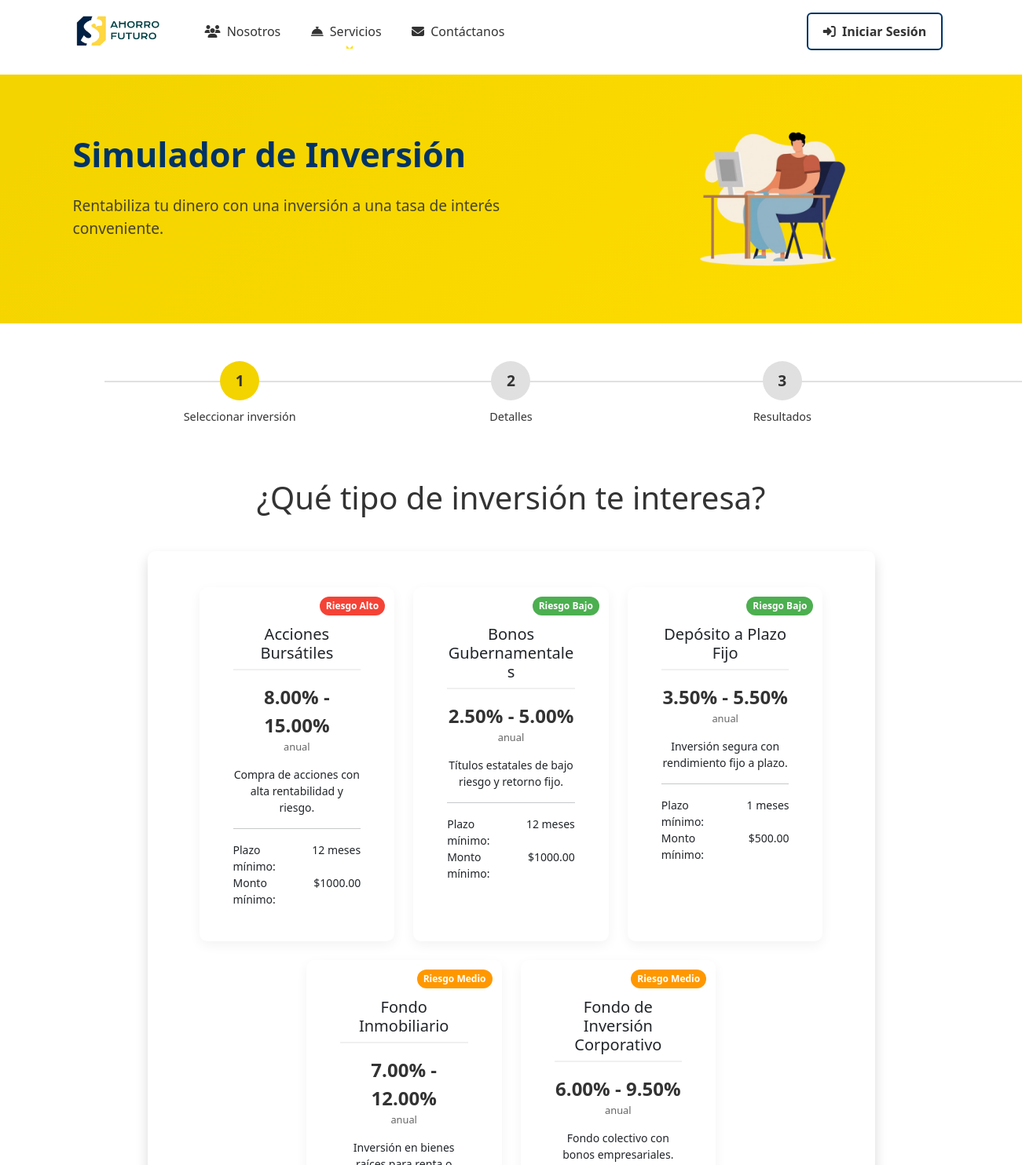
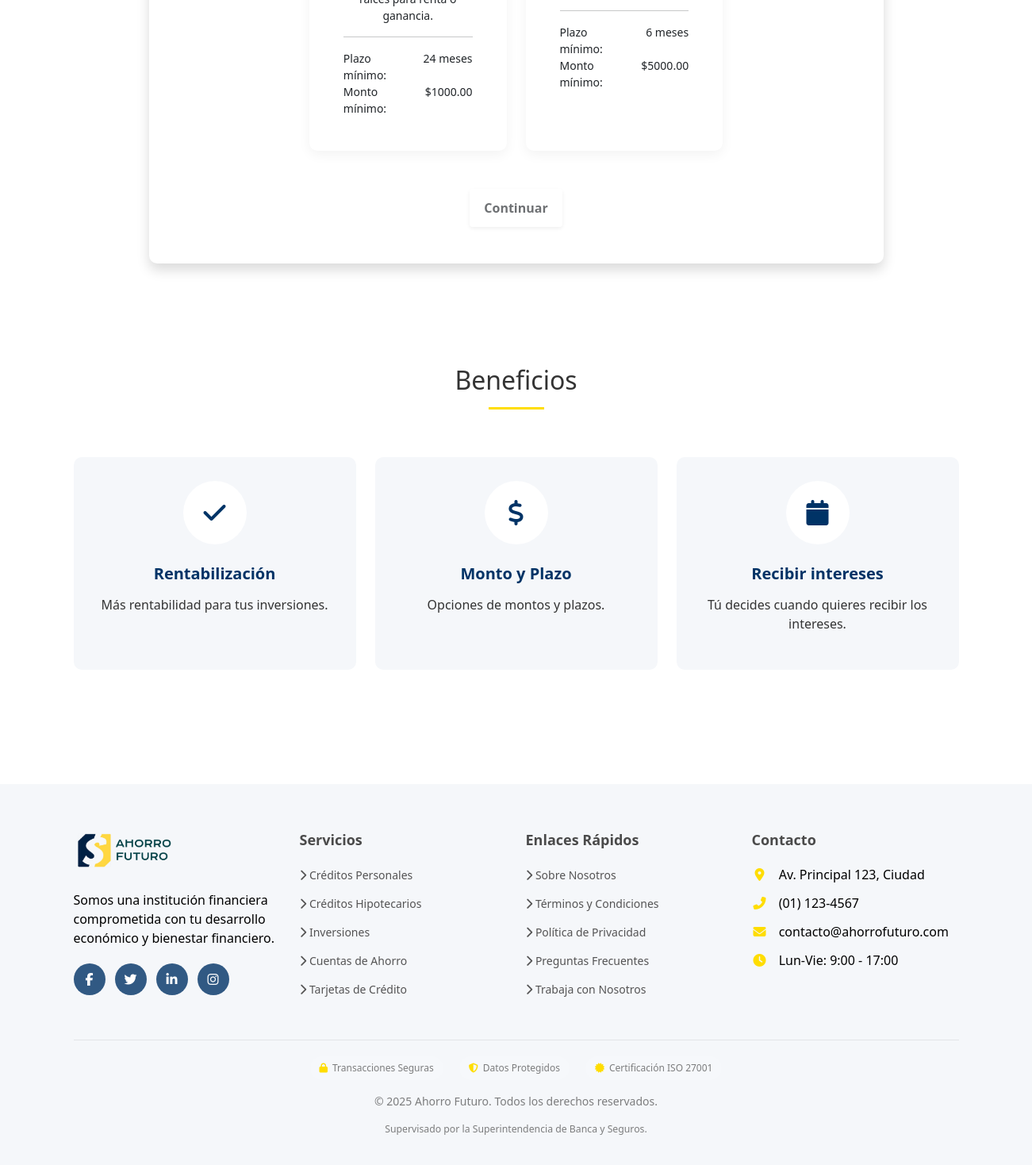
Screenshot of /inversiones/simulador-inversion/ with the database file from the repository (2 pictures, top to bottom).
### apps/inversiones/models.py (models this page shows, shortened)
class TipoInversion(models.Model):
    nombre = models.CharField(max_length=100)
    descripcion = models.TextField()
    rentabilidad_anual_minima = models.DecimalField(max_digits=5, decimal_places=2)
    rentabilidad_anual_maxima = models.DecimalField(max_digits=5, decimal_places=2)
    plazo_minimo = models.IntegerField(help_text="Plazo mínimo en meses")
    plazo_maximo = models.IntegerField(help_text="Plazo máximo en meses")
    monto_minimo = models.DecimalField(max_digits=10, decimal_places=2)
    monto_maximo = models.DecimalField(max_digits=10, decimal_places=2)
    riesgo = models.CharField(max_length=20, choices=[
        ('BAJO', 'Bajo'),
        ('MEDIO', 'Medio'),
        ('ALTO', 'Alto')
    ])
    es_activo = models.BooleanField(default=True)
    fecha_creacion = models.DateTimeField(auto_now_add=True)
    class Meta:
        verbose_name = "Tipo de Inversión"
        verbose_name_plural = "Tipos de Inversión"

### apps/inversiones/views.py (the view)
# urls.py: path('simulador-inversion/', views.simulador_inversion, name='simulador_inversion'),
def simulador_inversion(request):
    tipos_inversion = TipoInversion.objects.filter(es_activo=True).order_by('nombre')
    form = SimuladorInversionForm()
    context = {
        'tipos_inversion': tipos_inversion,
        'form': form,
    }
    return render(request, 'inversiones/simulador_inversion.html', context)

### apps/inversiones/templates/inversiones/simulador_inversion.html (shortened to what this page needs)
{% extends 'base_page.html' %}
{% load static %}
{% load crispy_forms_tags %}
{% block extra_css %}
    <link rel="stylesheet" href="{% static 'styles/inversion.css' %}">
{% endblock %}
{% block content %}
<section class="simulador-section">
    <div class="container">
        <div class="row align-items-center">
            <div class="col-lg-7 simulador-content">
                <h1 class="simulador-title"><span style="color: var(--pichincha-blue);">Simulador de Inversión</span></h1>
                <p class="simulador-subtitle">Rentabiliza tu dinero con una inversión a una tasa de interés conveniente.</p>
            </div>
            <div class="col-lg-5 d-none d-lg-block">
                <div class="simulador_ilustracion">
                    <img src="{% static 'assets/img/Banners/simulador_banner.png' %}" alt="Ilustracion">
                </div>
            </div>
        </div>
    </div>
</section>
<div class="container my-5">
    <div class="stepper-wrapper mb-4" id="investment-stepper">
        <div class="stepper-item active" data-step="1">
            <span class="step-counter">1</span>
            <div class="step-name">Seleccionar inversión</div>
        </div>
        <div class="stepper-item" data-step="2">
            <span class="step-counter">2</span>
            <div class="step-name">Detalles</div>
        </div>
        <div class="stepper-item" data-step="3">
            <span class="step-counter">3</span>
            <div class="step-name">Resultados</div>
        </div>
    </div>
</div>
<div class="container my-5">
    <h1 class="text-center mb-4 detalle_credito-title">¿Qué tipo de inversión te interesa?</h1>
    <div class="row justify-content-center">
        <div class="col-md-10">
            <div class="card shadow">
                <div class="card-body">
                    <form id="formulario-simulador-inversion">
                        <div class="step-content active" id="step-1">
                            <div class="row justify-content-center">
                                {% for tipo in tipos_inversion %}
                                <div class="col-md-4 mb-4">
                                    <div class="card tipo-inversion-card" data-id="{{ tipo.id }}">
                                        <div class="card-body text-center">
                                            <div class="risk-indicator risk-{{ tipo.riesgo|lower }}">
                                                <span>Riesgo {{ tipo.riesgo|title }}</span>
                                            </div>
                                            <h5 class="card-title">{{ tipo.nombre }}</h5>
                                            <p class="rentabilidad">
                                                <span class="porcentaje">{{ tipo.rentabilidad_anual_minima }}% - {{ tipo.rentabilidad_anual_maxima }}%</span>
                                                <span class="periodo">anual</span>
                                            </p>
                                            <p class="card-text small">{{ tipo.descripcion|truncatechars:100 }}</p>
                                            <hr>
                                            <div class="caracteristicas small">
                                                <div class="row">
                                                    <div class="col-6 text-start">Plazo mínimo:</div>
                                                    <div class="col-6 text-end">{{ tipo.plazo_minimo }} meses</div>
                                                </div>
                                                <div class="row">
                                                    <div class="col-6 text-start">Monto mínimo:</div>
                                                    <div class="col-6 text-end">${{ tipo.monto_minimo }}</div>
                                                </div>
                                            </div>
                                        </div>
                                    </div>
                                </div>
                                {% endfor %}
                            </div>
                            <div class="text-center mt-4">
                                <button type="button" class="btn btn-yellow btn-continue" data-next="2" disabled>Continuar</button>
                            </div>
                        </div>
                    </form>
                </div>
            </div>
        </div>
    </div>
</div>
<section class="feature-section">
    <div class="container">
        <h2 class="section-title">Beneficios</h2>
        <div class="row">
            <div class="col-md-4 mb-4">
                <div class="feature-card">
                    <div class="feature-icon">
                        <i class="fa fa-check"></i>
                    </div>
                    <h3 class="feature-title">Rentabilización</h3>
                    <p>Más rentabilidad para tus inversiones.</p>
                </div>
            </div>
            <div class="col-md-4 mb-4">
                <div class="feature-card">
                    <div class="feature-icon">
                        <i class="fa fa-usd"></i>
                    </div>
                    <h3 class="feature-title">Monto y Plazo</h3>
                    <p>Opciones de montos y plazos.</p>
                </div>
            </div>
            <div class="col-md-4 mb-4">
                <div class="feature-card">
                    <div class="feature-icon">
                        <i class="fa fa-calendar"></i>
                    </div>
                    <h3 class="feature-title">Recibir intereses</h3>
                    <p>Tú decides cuando quieres recibir los intereses.</p>
                </div>
            </div>
        </div>
    </div>
</section>
{% endblock %}

### static/styles/page.css (style rules this page uses)
:root { --pichincha-yellow: #ffdd00; --pichincha-yellow-hover: #f3d300; --pichincha-blue: #003366; --pichincha-blue-hover: #01274d; --pichincha-light-blue: #1a4d80; --pichincha-text: #333333; --pichincha-gray: #f5f7fa; --pichincha-dark-gray: #4a4a4a; }
body { font-family: 'Segoe UI', Arial, sans-serif; background-color: #ffffff; color: var(--pichincha-text); }
.btn-yellow { background-color: var(--pichincha-yellow); border: none; color: var(--pichincha-blue); font-weight: 600; padding: 12px 18px; border-radius: 4px; transition: all 0.3s ease; box-shadow: 0 2px 5px rgba(0,0,0,0.1); }
.card { border: none; border-radius: 10px; box-shadow: 0 5px 15px rgba(0,0,0,0.05); transition: all 0.3s ease; }
.feature-section { padding: 80px 0; }
.section-title { text-align: center; margin-bottom: 60px; position: relative; }
.section-title:after { content: ''; display: block; width: 70px; height: 3px; background-color: var(--pichincha-yellow); margin: 15px auto 0; }
.feature-card { text-align: center; padding: 30px 25px; background-color: var(--pichincha-gray); border-radius: 10px; height: 100%; }
.feature-icon { width: 80px; height: 80px; display: flex; align-items: center; justify-content: center; background-color: white; margin: 0 auto 25px; border-radius: 50%; color: var(--pichincha-blue); font-size: 32px; transition: all 0.3s ease; }
.feature-title { font-size: 20px; font-weight: 600; margin-bottom: 15px; color: var(--pichincha-blue); }
.detalle_credito-title { margin: 20px; padding: 20px; }
.simulador-section { background: linear-gradient(135deg, #f3d300 0%, #ffdd00 100%); background-size: cover; padding: 50px 15px; color: white; position: relative; margin-top: -25px; }
.simulador-content { position: relative; z-index: 2; }
.simulador-title { font-size: 2.7rem; font-weight: 600; margin-bottom: 25px; line-height: 1.2; }
.simulador-subtitle { font-size: 1.2rem; margin-bottom: 30px; opacity: 0.9; color: #333; max-width: 600px; }
.simulador_ilustracion { text-align: center; margin: 1px 0; }
.simulador_ilustracion img { height: 215px; }

### rows the page displays
TipoInversion: riesgo "Alto", nombre "Acciones Bursátiles", rentabilidad_anual_minima "8.00", rentabilidad_anual_maxima "15.00", descripcion "Compra de acciones con alta rentabilidad y riesgo.", plazo_minimo "12", monto_minimo "1000.00"
TipoInversion: riesgo "Bajo", nombre "Bonos Gubernamentales", rentabilidad_anual_minima "2.50", rentabilidad_anual_maxima "5.00", descripcion "Títulos estatales de bajo riesgo y retorno fijo.", plazo_minimo "12", monto_minimo "1000.00"
TipoInversion: riesgo "Bajo", nombre "Depósito a Plazo Fijo", rentabilidad_anual_minima "3.50", rentabilidad_anual_maxima "5.50", descripcion "Inversión segura con rendimiento fijo a plazo.", plazo_minimo "1", monto_minimo "500.00"
TipoInversion: riesgo "Medio", nombre "Fondo Inmobiliario", rentabilidad_anual_minima "7.00", rentabilidad_anual_maxima "12.00", descripcion "Inversión en bienes raíces para renta o ganancia.", plazo_minimo "24", monto_minimo "1000.00"
TipoInversion: riesgo "Medio", nombre "Fondo de Inversión Corporativo", rentabilidad_anual_minima "6.00", rentabilidad_anual_maxima "9.50", descripcion "Fondo colectivo con bonos empresariales.", plazo_minimo "6", monto_minimo "5000.00"
